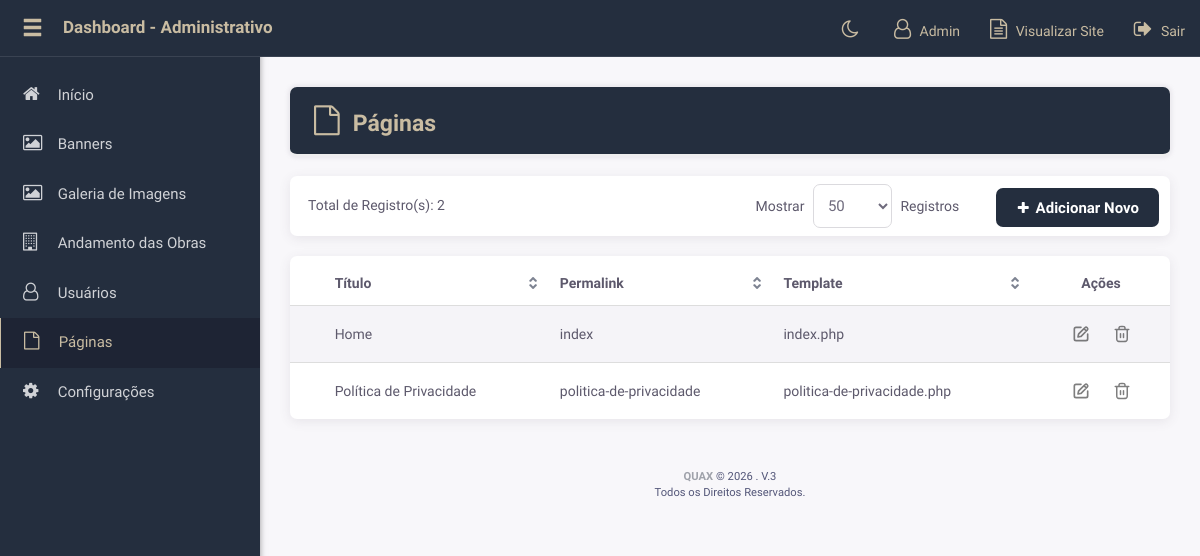
/q-admin/list/paginas.php (signed in), run on the app's committed database.
### tables this page shows
CREATE TABLE `adm_paginas` (
  `id` int(11) NOT NULL,
  `titulo` varchar(100) NOT NULL,
  `permalink` varchar(100) NOT NULL,
  `arquivo` varchar(100) NOT NULL,
  `conteudo` longtext NOT NULL,
  `description` varchar(160) NOT NULL,
  `lang` varchar(2) NOT NULL DEFAULT 'pt',
  `autor` int(11) NOT NULL,
  `criado` datetime NOT NULL DEFAULT current_timestamp(),
  `atualizado` datetime NOT NULL DEFAULT current_timestamp() ON UPDATE current_timestamp()
);

### q-admin/config.php (called while the page is built, shortened)
<?php
require_once __DIR__."/../php/classes/Class.login.php";
require_once __DIR__."/php/functions.php";
$userClass = new Usuario();
$arMenu = [
	'Início' => [
		'show' 		=> true,
		'icon' 		=> 'home',
		'access'  	=> 'FULL',
		'file' 		=> 'index.php',
		'submenu' 	=> NULL
	],
	'Banners' => [
		'show' 		=> true,
		'icon' 		=> 'picture-o',
		'access'  	=> 6,
		'file' 		=> 'list/banners.php',
		'submenu' 	=> NULL
	],
	'Tenho Interesse' => [
		'show' 		=> true,
		'icon' 		=> 'address-card-o',
		'access'  	=> 16,
		'file' 		=> 'list/trabalhe-conosco.php',
		'submenu' 	=> NULL
	],
	'Galeria de Imagens' => [
		'show' 		=> true,
		'icon' 		=> 'picture-o',
		'access'  	=> 5,
		'file' 		=> 'list/galeria.php',
		'submenu' 	=> NULL
	],
	'Andamento das Obras' => [
		'show' 		=> true,
		'icon' 		=> 'building-o',
		'access'  	=> 7,
		'file' 		=> 'form/obras.php',
		'submenu' 	=> NULL
	],
	'Usuários' => [
		'show' 		=> true,
		'icon' 		=> 'user-o',
		'access'  	=> 3,
		'file' 		=> 'list/usuarios.php',
		'submenu' 	=> NULL
	],
	'Páginas' => [
		'show' 		=> true,
		'icon' 		=> 'file-o',
		'access'  	=> 1,
		'file' 		=> 'list/paginas.php',
		'submenu' 	=> NULL
	],
	'Configurações' => [
		'show' 		=> true,
		'icon' 		=> 'cog',
		'access'  	=> 2,
		'file' 		=> 'form/configuracoes.php',
		'submenu' 	=> NULL
	],
];
$LIST_ACCESS_FILE = [
	'FULL' => [
		'index.php',
		'ajax/ajax-clear-string.php',
		'ajax/ajax-cities.php',
		'ajax/ajax-image-functions.php',
		'ajax/ajax-image-upload.php',
		'ajax/ajax-save-order.php',
		'ajax/ajax-delete-check.php',
		'sair.php'],
	1  => [
		'list/paginas.php',
		'form/paginas.php'
	],
	2  => ['form/configuracoes.php'],
	3  => [
		'list/usuarios.php',
		'form/usuarios.php'
	],
	5  => [
		'list/galeria.php',
		'form/galeria.php',
	],
	6 => [
		'list/banners.php',
		'form/banners.php'
	],
	7 => ['form/obras.php'],
	16 => [
		'list/trabalhe-conosco.php',
	],
];
$javascript = ['bootstrap.js', 'jquery.tablesorter-pager.js', 'sweetalert2.min.js', 'script.admin.js'];
$acessoAutor 	= $userClass->getAcesso();
$__ITEMS_PER_PAGE__ = 50;

### php/classes/Class.login.php (called while the page is built, shortened)
<?php
class Usuario {
    var $prefixoChaves = 'usuario_';
	function getAutor() {
		return $_SESSION[$this->prefixoChaves."nome_completo"];
	}
	function getAcesso() {
		return explode("-",$_SESSION[$this->prefixoChaves."acesso"]);
	}
}

### q-admin/models/paginas.php (called while the page is built, shortened)
<?php
$__TABLE__ 	 	 = 'PAGINAS';
$_header['titulo'] 	= 'Páginas';
$_header['icon'] 	= 'file-o';

### php/ezsql/ez_sql_core.php (called while the page is built, shortened)
<?php
	class ezSQLcore
	{
		var $num_queries      = 0;
		var $conn_queries     = 0;
		var $timers           = array();
		function get_host_port( $host, $default = false )
		{
			$port = $default;
			return array( $host, $port );
		}
		function flush()
		{
			$this->last_result = null;
		}
		function get_results($query=null, $output = OBJECT)
		{
			if ( $query )
			{
				$this->query($query);
			}
			if ( $output == OBJECT )
			{
				return $this->last_result;
			}
		}
		function timer_get_cur()
		{
			list($usec, $sec) = explode(" ",microtime());
			return ((float)$usec + (float)$sec);
		}
		function timer_start($timer_name)
		{
			$this->timers[$timer_name] = $this->timer_get_cur();
		}
		function timer_elapsed($timer_name)
		{
			return round($this->timer_get_cur() - $this->timers[$timer_name],2);
		}
		function count ($all = true, $increase = false) {
			if ($increase) {
				$this->num_queries++;
				$this->conn_queries++;
			}
			return ($all) ? $this->num_queries : $this->conn_queries;
		}
	}

### php/database.php (called while the page is built, shortened)
<?php
$tables = [];
$tables['ACESSOS'] 		 	  	= PREFIX.'acessos';
$tables['PAGINAS'] 			  	= PREFIX.'paginas';
$tables['USUARIOS'] 		  	= PREFIX.'usuarios';
$tables['BANNERS']			  	= PREFIX.'banners';
$tables['CADASTRO']				= PREFIX.'cadastro';
$tables['CONFIG']			  	= PREFIX.'config';
$tables['GALERIA']				= PREFIX.'galeria';
$tables['GALERIA_IMG']			= PREFIX.'galeria_imagens';
$tables['EMPREENDIMENTOS_IMG']	= PREFIX.'empreendimentos_imagens';
require PHP."ezsql/ez_sql_core.php";
require PHP."ezsql/ez_sql_mysqli.php";
$db = new ezSQL_mysqli(DB_USER,DB_PASS,DB_NAME,DB_HOST);

### php/classes/Class.paginacao-admin.php (called while the page is built, shortened)
<?php
class Paginator{
	var $items_per_page;
	var $default_ipp = 25;
	function __construct()
	{
		$this->items_per_page = (!empty($_GET['ipp'])) ? $_GET['ipp']:$this->default_ipp;
	}
	function paginate($pag=false)
	{
		$this->current_page = (int) ($pag?$pag:$_GET['page']);
		if($this->current_page < 1 Or !is_numeric($this->current_page)) $this->current_page = 1;
		$this->low = ($this->current_page-1) * $this->items_per_page;
		$this->limit = ($_GET['ipp'] == 'Todos') ? "":" LIMIT $this->low,$this->items_per_page";
	}
}

### php/ezsql/ez_sql_mysqli.php (called while the page is built, shortened)
<?php
	$ezsql_mysqli_str = array
	(
		1 => 'Require $dbuser and $dbpassword to connect to a database server',
		2 => 'Error establishing mySQLi database connection. Correct user/password? Correct hostname? Database server running?',
		3 => 'Require $dbname to select a database',
		4 => 'mySQLi database connection is not active',
		5 => 'Unexpected error while trying to select database'
	);
	class ezSQL_mysqli extends ezSQLcore
	{
		function connect($dbuser='', $dbpassword='', $dbhost='localhost', $dbport=false)
		{
			global $ezsql_mysqli_str; $return_val = false;
			if ( ! $dbuser )
			{
				$this->register_error($ezsql_mysqli_str[1].' in '.__FILE__.' on line '.__LINE__);
				$this->show_errors ? trigger_error($ezsql_mysqli_str[1],E_USER_WARNING) : null;
			}
			else
			{
				$this->dbh = new mysqli($dbhost,$dbuser,$dbpassword, '', $dbport);
				if( $this->dbh->connect_errno )
				{
					$this->register_error($ezsql_mysqli_str[2].' in '.__FILE__.' on line '.__LINE__);
					$this->show_errors ? trigger_error($ezsql_mysqli_str[2],E_USER_WARNING) : null;
				}
				else
				{
					$return_val = true;
				}
			}
			return $return_val;
		}
		function query($query)
		{
			$return_val = 0;
			$query = trim($query);
			$this->result = @$this->dbh->query($query);
			if ( preg_match("/^(insert|delete|update|start|replace|truncate|drop|create|alter|begin|commit|rollback|set|lock|unlock|call)/i",$query) )
			{
				$this->rows_affected = @$this->dbh->affected_rows;
				$return_val = $this->rows_affected;
			}
			else
			{
				$is_insert = false;
				$i=0;
				$num_rows=0;
				while ( $row = @$this->result->fetch_object() )
				{
					$num_rows++;
				}
				$this->num_rows = $num_rows;
				$return_val = $this->num_rows;
			}
			return $return_val;
		}
	}

### q-admin/list/paginas.php (the view, shortened to what this page needs)
<?php
require __DIR__ . '/../config.php';
require PHP . 'classes/Class.paginacao-admin.php';
get_header_gestor();
get_barra_header();
?>
<div id="buttons">
	<div class="text-right">
		<? include GESTOR_INCLUDES . 'items-per-page.php'; ?>
		<? count_results($count) ?>
		<? btn_add() ?>
	</div>
</div>
<?php
if($count>0)
{
	$navbar = new Paginator;
	$navbar->items_total = $count;
	$navbar->mid_range = 9;
	$navbar->items_per_page = $items_page;
	$navbar->paginate();
	$query = $db->get_results("SELECT * FROM ".$tables[$__TABLE__]." ORDER BY permalink ASC $navbar->limit");
?>
<div class="table-responsive">
	<table class="table table-striped table-hover">
		<thead>
			<tr>
				<th data-sorter="false"></th>
				<th>Título</th>
				<th>Permalink</th>
				<th>Template</th>
				<th class="text-center" data-sorter="false">Ações</th>
			</tr>
		</thead>
		<tbody>
		<?php foreach($query as $rs) { ?>
			<tr>
				<td></td>
				<td><?php echo $rs->titulo ?></td>
				<td><?php echo $rs->permalink ?></td>
				<td><?php echo ($rs->arquivo?$rs->arquivo:'Padrão') ?></td>
				<td class="text-center">
					<? btn_edit($rs->id) ?>
					<? btn_delete($rs->id) ?>
				</td>
			</tr>
		<?php } ?>
		</tbody>
	</table>
</div>
<?php
} else {
?>
	<div class="alert alert-warning show">
		<strong>Nenhuma página existente</strong>
	</div>
<?php
	}
get_footer_gestor();

### q-admin/php/functions.php (shortened to what this page needs)
<?php
function geraMenu() {
	global $arMenu, $acessoAutor, $LIST_ACCESS_FILE;
	$_html = [];
	foreach($arMenu as $title => $var)
	{
		if($var['show'] && in_array($var['access'], $acessoAutor) || $var['access']=='FULL')
		{
			$current_file = returnFilePath('admin');
			$current_menu = false;
			if (!is_null($var['file']) && ($current_file == $var['file'] || str_replace('list/', 'form/', $var['file']) == $current_file)) {
				$current_menu = true;
			}
			if ( in_array($current_file, $LIST_ACCESS_FILE[ $var['access'] ])) {
				$current_menu = true;
			}
			$_html[] = '<li '.($current_menu ? 'class="active"' : "").'>';
			$_html[] = '<a href="'.(!is_null($var['file']) ? HTTP_GESTOR.$var['file'] : 'javascript:void(0)').'" '.(!is_null($var['file']) ? '' : 'class="dropdown"').'>';
			$_html[] =		'<span class="waypoint animation_scale animated fa fa-'.$var['icon'].'"></span>
			<span class="titulo-menu">'.$title.(!is_null($var['file']) ? '' : ' <i class="fa fa-angle-down pull-right"></i>')."</span>";
			$_html[] = '</a>';
			$_html[] = '</li>';
		}
	}
	return implode("\n", $_html);
}
function get_header_gestor() {
	global $userClass;
	$_html[] = '<!DOCTYPE>';
	$_html[] = '<html lang="pt-br">';
	$_html[] = '	<head>';
	$_html[] = '		<meta charset="utf-8" />';
	$_html[] = '		<meta name="viewport" content="width=device-width, initial-scale=1, maximum-scale=1, user-scalable=no">';
	$_html[] = '		<meta name="robots" content="noindex,nofollow" />';
	$_html[] = '		<title>Dashboard - Administrativo</title>';
	$_html[] = '		<link rel="icon" href="'.ASSETS_GESTOR.'img/favicon.ico" type="image/x-icon">';
	$_html[] = '		<link rel="shortcut icon" type="image/x-icon" href="'.ASSETS_GESTOR.'img/favicon.ico">';
	$_html[] = '		<script type="text/javascript"> var HTTP_GESTOR = \''.HTTP_GESTOR.'\'</script>';
	$_html[] = '		<script type="text/javascript"> var HTTP = \''.HTTP.'\'</script>';
	$_html[] = '
						<link rel="preconnect" href="https://fonts.googleapis.com">
						<link rel="preconnect" href="https://fonts.gstatic.com" crossorigin>
						<link href="https://fonts.googleapis.com/css2?family=Public+Sans:wght@400;600&display=swap" rel="stylesheet">
						';
	$_html[] = 			style_enqueue('gestor','return');
	$_html[] = '		<script src="'.ASSETS_GESTOR.'js/jquery-3.5.1.min.js"></script>';
	$_html[] = '		<script src="'.ASSETS_GESTOR.'js/jquery-ui.min.js"></script>';
	$_html[] = '	</head>';
	$_html[] = '	<body class="">';
	$_html[] = '		<nav class="navbar navbar-inverse navbar-fixed-top noPrint " role="navigation">';
	$_html[] = '			<div class="container-fluid">';
	$_html[] = '				<div class="navbar-header waypoint animation_left_d1 animated">';
	$_html[] = '					<button type="button" class="navbar-toggle" data-toggle="collapse" data-target=".navbar-collapse">';
	$_html[] = '						<span class="sr-only">Toggle navigation</span>';
	$_html[] = '						<span class="icon-bar"></span>';
	$_html[] = '						<span class="icon-bar"></span>';
	$_html[] = '						<span class="icon-bar"></span>';
	$_html[] = '					</button>';
	$_html[] = '					<a class="showMenu"><span class="glyphicon glyphicon-menu-hamburger"></span></a>';
	$_html[] = '					<a class="navbar-brand" href="'.HTTP_GESTOR.'">Dashboard - Administrativo</a>';
	$_html[] = '				</div>';
	$_html[] = '				<div class="navbar-collapse collapse">';
	$_html[] = '					<ul class="nav navbar-nav navbar-right waypoint animation_right_d1 animated">';
	$_html[] = '						<li><a class="toggle-theme" title="Trocar tema"><i class="fa fa-moon-o"></i></a></li>';
	$_html[] = '						<li><a><i class="fa fa-user-o"></i> '.$userClass->getAutor().'</a></li>';
	$_html[] = '						<li><a href="'.HTTP.'" target="_blank"><i class="fa fa-file-text-o"></i> Visualizar Site</a></li>';
	$_html[] = '						<li><a href="'.HTTP_GESTOR.'sair.php"><i class="fa fa-sign-out"></i> Sair</a></li>';
	$_html[] = '					</ul>';
	$_html[] = '				</div>';
	$_html[] = '			</div>';
	$_html[] = '		</nav>';
	$_html[] = '		<div class="container-fluid">';
	$_html[] = '			<div class="row">';
	$_html[] = '				<aside id="sidebar" class="col-sm-3 col-md-2 noPrint waypoint animation_left animated" role="sidebar">';
	$_html[] = '					<nav class="waypoint animation_left_d1 animated">';
	$_html[] = '						<ul class="nav nav-sidebar">';
	$_html[] = 								geraMenu();
	$_html[] = '						</ul>';
	$_html[] = '					</nav>';
	$_html[] = '					';
	$_html[] = '				</aside>';
	$_html[] = '				<div id="main" class="col-sm-9 col-sm-offset-3 col-md-10 col-md-offset-2 waypoint animation_bottom animated">';
	echo implode("\n",$_html);
}
function get_footer_gestor() {
	$_html[] = '					<footer class="titulo-menu">';
	$_html[] = '						<a title="QUAX" target="_blank" href="https://quax.com.br">
											<b>QUAX</b>
										</a> &copy; '.date("Y").' . V.3<br>
										Todos os Direitos Reservados.';
	$_html[] = '					</footer>';
	$_html[] = '				</div>';
	$_html[] = '			</div>';
	$_html[] = '		</div>';
	$_html[] = 			javascript_enqueue('gestor','return');
	$_html[] = '	</body>';
	$_html[] = '</html>';
	echo implode("\n",$_html);
}
function get_barra_header() {
	global $count, $_header, $_controles;
	$_html[] = '<h1 class="page-header"><span class="waypoint animation_scale animated fa fa-'.$_header['icon'].'"></span>'.$_header['titulo'].'</h1>';
	$_html[] = NotifyMessage();
	$_html[] = NotiyMessageForm();
	echo implode("\n",$_html);
}
function returnFilePath($location = 'home') {
	if ($location == 'home') {
		$shift_num = SHIFT_NUM;
	} elseif ($location == 'admin') {
		$shift_num = (SHIFT_NUM + 1);
	}
	$this_path  = pathinfo($_SERVER['SCRIPT_NAME'], PATHINFO_DIRNAME);
	$this_file  = pathinfo($_SERVER['SCRIPT_NAME'], PATHINFO_BASENAME);
	$full_path  = $this_path . '/' . $this_file;
	$path_array = explode("/", $full_path);
	$path_array = removeBlankElement($path_array);
	for ($i = 0; $i < $shift_num; $i++) {
	    array_shift($path_array);
	}
    return implode("/", $path_array);
}
function btn_edit($id){
	echo '<a class="btn unlocked" href="'.HTTP_GESTOR.'form/'.SELF_PAG.'?id='.$id.'"><img src="'.ASSETS_GESTOR.'img/edit.svg"></a>';
}
function btn_delete($id){
	echo '<a class="btn unlocked deletar" href="'.HTTP_GESTOR.'list/'.SELF_PAG.'?id='.$id.'&delete=1"><img src="'.ASSETS_GESTOR.'img/trash.svg"></a>';
}
function btn_add(){
	echo '<a class="btn btn-sm btn-primary" href="'.HTTP_GESTOR.'form/'.SELF_PAG.'"><span class="fa fa-plus"></span> Adicionar Novo</a>';
}
function count_results($count){
	echo '<div class="cont">Total de Registro(s): '.$count.'</div>';
}

### data on the page
adm_paginas: titulo "Home", permalink "index", arquivo "index.php"
adm_paginas: titulo "Política de Privacidade", permalink "politica-de-privacidade", arquivo "politica-de-privacidade.php"

### other printed values
$userClass->getAutor() "Admin"
$title "Início Banners Galeria de Imagens Andamento das Obras Usuários Páginas Configurações"
$_header['titulo'] "Páginas"
$count "2"
